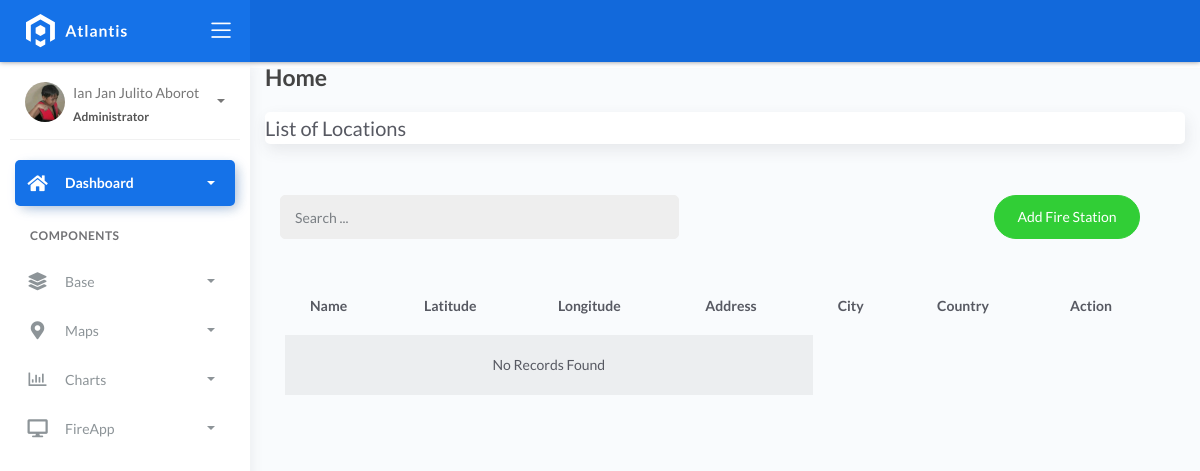
The app's page /firestation_list, older data.
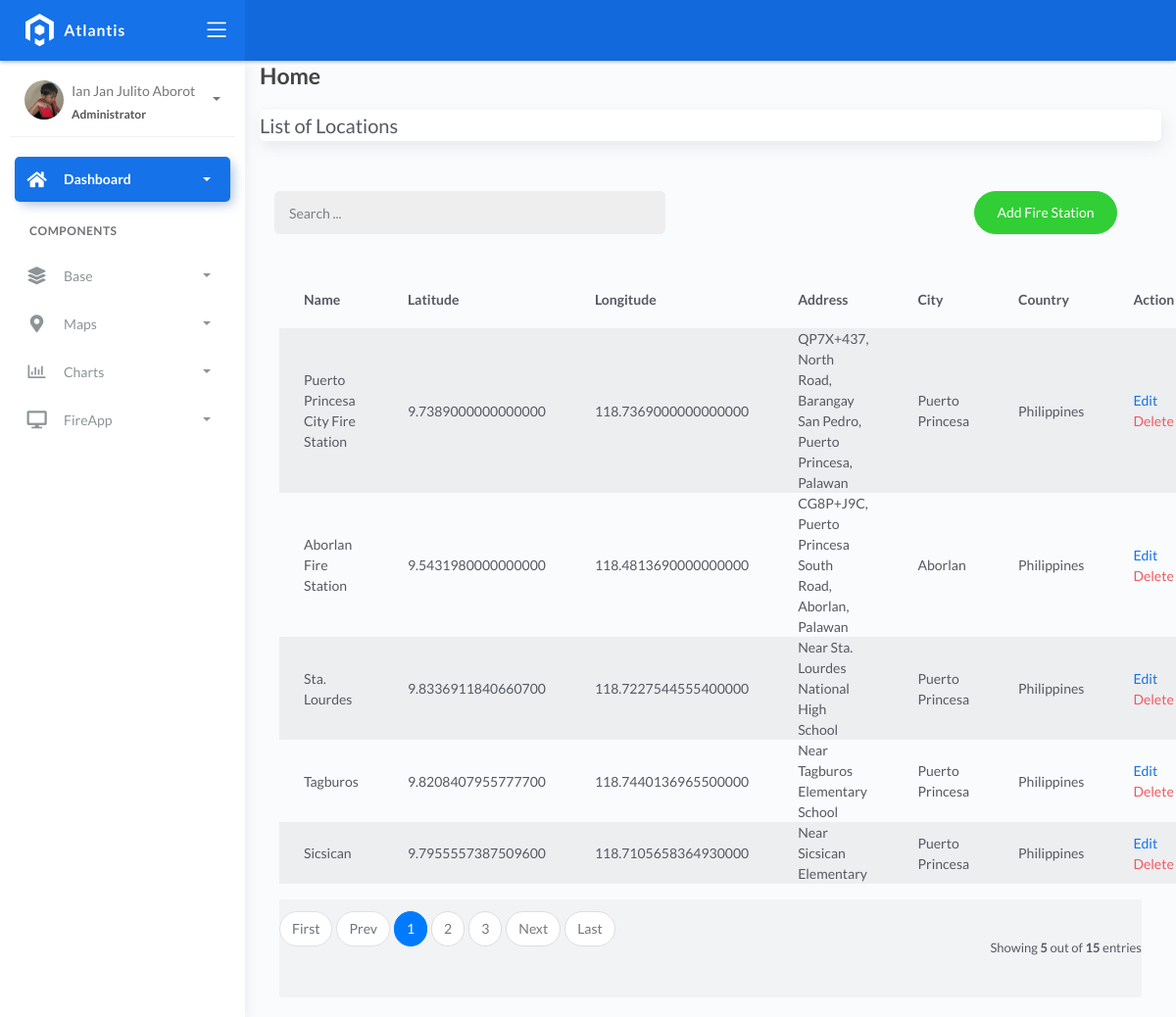
The same page, newer data.
### fire/models.py (models this page shows)
class BaseModel(models.Model):
    created_at = models.DateTimeField(auto_now_add=True, db_index=True)
    updated_at = models.DateTimeField(auto_now=True)
    class Meta:
        abstract = True

class FireStation(BaseModel):
    name = models.CharField(max_length=150)
    latitude = models.DecimalField(
        max_digits=22, decimal_places=16, null=True, blank=True)
    longitude = models.DecimalField(
        max_digits=22, decimal_places=16, null=True, blank=True)
    address = models.CharField(max_length=150)
    city = models.CharField(max_length=150)  # can be in separate table
    country = models.CharField(max_length=150)  # can be in separate table

### fire/views.py (the view)
# urls.py: path('firestation_list', FireStationList.as_view(), name='fire-station'),
class FireStationList(ListView):
    model = FireStation
    context_object_name = 'firestation'
    template_name = 'firestation_list.html'
    paginate_by = 5

### templates/firestation_list.html (shortened to what this page needs)
{% extends 'base.html' %} {% load static %} {% block content %}
<div class="content">
    <div class="container-fluid">
        <h4 class="page-title">Home</h4>
        <div class="row">
            <div class="col-md-12">
                <div class="card">
                    <div class="card-title">List of Locations</div>
                </div>
                <br>
                <div class="col-md-12 row">
                    <div class="col-md-6">
                        <form action="" class="navbar-left navbar-form nav-search mr-md-3">
                            <div class="input-group">
                                <input type="text" placeholder="Search ..." class="form-control">
                                <div class="input-group-append">
                                    <span class="input-group-text">
                                    </span>
                                </div>
                            </div>
                        </form>
                    </div>
                    <div class="col-md-6">
                        <div class="pull-right"><a href="{% url 'station-add' %}" loc-add="" class="btn btn-success btn-rounded">Add Fire Station</a>
                        </div>
                    </div>
                </div>
                <div class="card-body">
                    <table class="table table-striped mt-3">
                        <thead>
                            <tr>
                                <th scope="col">Name</th>
                                <th scope="col">Latitude</th>
                                <th scope="col">Longitude</th>
                                <th scope="col">Address</th>
                                <th scope="col">City</th>
                                <th scope="col">Country</th>
                                <th scope="col">Action</th>
                            </tr>
                        </thead>
                        <tbody>
                            {% for object in object_list %}
                            <tr>
                                <td>{{ object.name }}</td>
                                <td>{{ object.latitude }}</td>
                                <td>{{ object.longitude }}</td>
                                <td>{{ object.address }}</td>
                                <td>{{ object.city }}</td>
                                <td>{{ object.country }}</td>
                                <td>
                                    <a href="firestation_list/{{ object.id }}">Edit</a>
                                    <a href="firestation_list/{{ object.id }}/delete" class="text-danger">Delete</a>
                                </td>
                            </tr>
                            {% empty %}
                            <tr>
                                <td colspan="4" style="text-align: center">
                                    <p class="text-sm font-wight-bold mb-0">No Records Found</p>
                                </td>
                            </tr>                            {% endfor %}
                        </tbody>
                    </table>
                    {% include 'includes/pagination.html' %}
                </div>
            </div>
        </div>
    </div>
</div>
{% endblock %}

Row changes from the older to the newer data that the page shows:
added FireStation: name "Puerto Princesa City Fire Station", latitude "9.7389000000000000", longitude "118.7369000000000000", address "QP7X+437, North Road, Barangay San Pedro, Puerto Princesa, Palawan", city "Puerto Princesa", country "Philippines"
added FireStation: name "Aborlan Fire Station", latitude "9.5431980000000000", longitude "118.4813690000000000", address "CG8P+J9C, Puerto Princesa South Road, Aborlan, Palawan", city "Aborlan", country "Philippines"
added FireStation: name "Sta. Lourdes", latitude "9.8336911840660700", longitude "118.7227544555400000", address "Near Sta. Lourdes National High School", city "Puerto Princesa", country "Philippines"
added FireStation: name "Tagburos", latitude "9.8208407955777700", longitude "118.7440136965500000", address "Near Tagburos Elementary School", city "Puerto Princesa", country "Philippines"
added FireStation: name "Sicsican", latitude "9.7955557387509600", longitude "118.7105658364930000", address "Near Sicsican Elementary", city "Puerto Princesa", country "Philippines"
Text that changed along with them:
{{ object_list.count }}: (not shown) → "5"
{{ paginator.count }}: (not shown) → "15"
text no longer shown: "No Records Found"
text now shown: "First Prev Next Last Showing out of entries"
new list line: "1"
new list line: "2"
new list line: "3"
